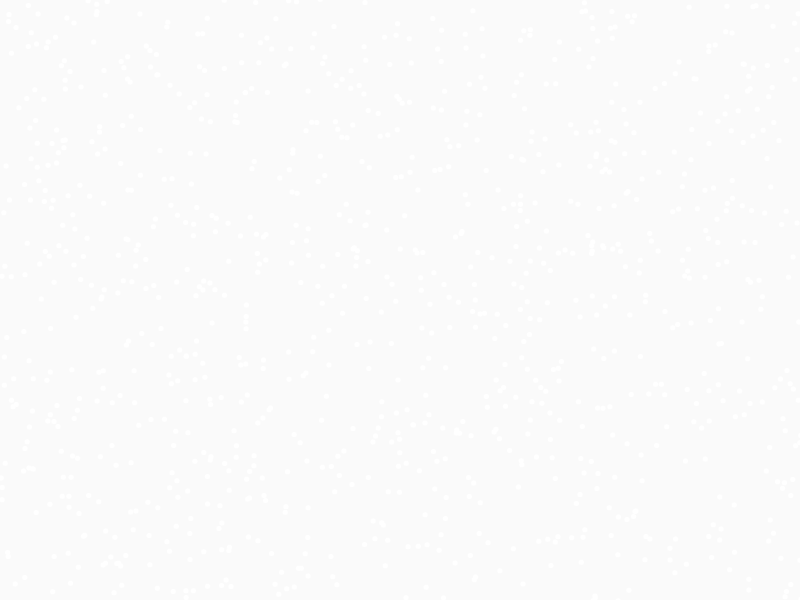
Frame 1 (no input)
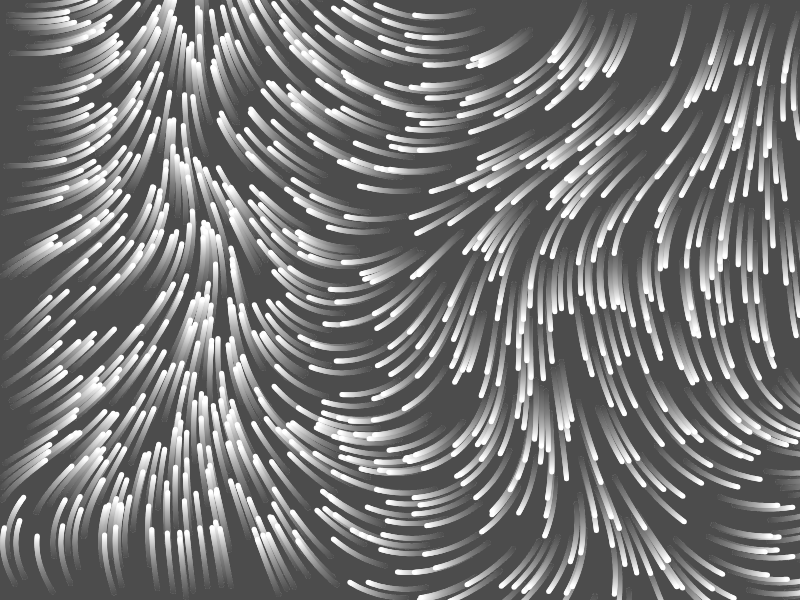
Frame 60 (no input)
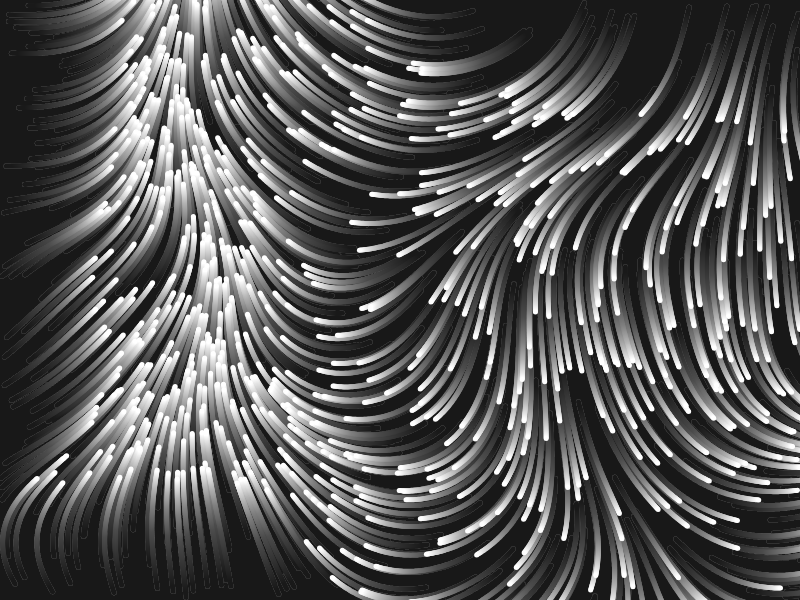
Frame 120 (the mouse pressed at the canvas centre since frame 60)

The p5.js sketch that drew these frames (run headless with seeded random() and noise() and a simulated clock; from frame 60 on, the mouse is pressed at the canvas centre):

// p5.js sketch
// ── sketch.js
// Canvas configuration
let WIDTH = 800;
let HEIGHT = 600;

// Particles configuration 
let particles = [];
let numberParticles = 1000;

// Perlin noise configuration
let numberPI = 6;
let noiseScaleX = 0.0006;
let noiseScaleY = 0.0008;

function setup() {
  cnv = createCanvas(WIDTH, HEIGHT);
  let sizeX = (windowWidth-width)/2;
  let sizeY = (windowHeight-height)/2;
  cnv.position(sizeX, sizeY);
  for (let i = 0; i < numberParticles; i++) {
    particles[i] = createVector(random(width), random(height));
  }
}

function draw() {
  background(0, 5);
  strokeWeight(5);
  stroke(255);

  for (let i = 0; i < numberParticles; i++) {
    let f1 = 0.01*frameCount;
    let f2 = 0.015*frameCount;
    // let v = createVector(cos(f1), sin(f2));
    let theta = noise(noiseScaleX*particles[i].x, noiseScaleY*particles[i].y)*numberPI*PI;
    let v = createVector(cos(theta), sin(theta));
    particles[i].add(v);
    point(particles[i]);
  }
}
